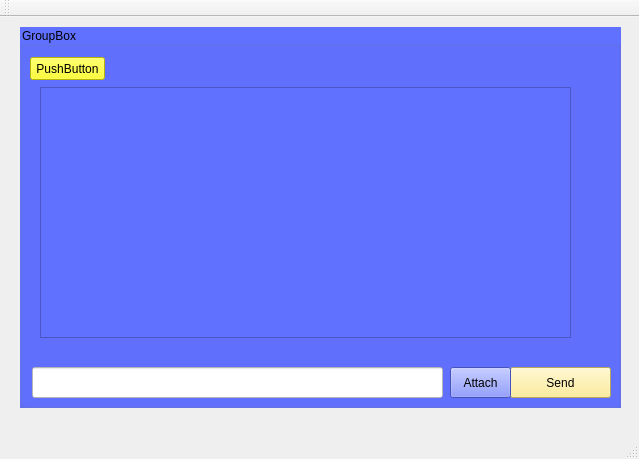
<?xml version="1.0" encoding="UTF-8"?>
<ui version="4.0">
 <class>ChatBox</class>
 <widget class="QMainWindow" name="ChatBox">
  <property name="geometry">
   <rect>
    <x>0</x>
    <y>0</y>
    <width>639</width>
    <height>459</height>
   </rect>
  </property>
  <property name="windowTitle">
   <string>MainWindow</string>
  </property>
  <widget class="QWidget" name="centralWidget">
   <widget class="QGroupBox" name="groupBox">
    <property name="geometry">
     <rect>
      <x>20</x>
      <y>10</y>
      <width>601</width>
      <height>381</height>
     </rect>
    </property>
    <property name="styleSheet">
     <string notr="true">background-color:rgb(97, 113, 255)</string>
    </property>
    <property name="title">
     <string>GroupBox</string>
    </property>
    <widget class="QLineEdit" name="lineEdit">
     <property name="geometry">
      <rect>
       <x>12</x>
       <y>340</y>
       <width>411</width>
       <height>31</height>
      </rect>
     </property>
     <property name="styleSheet">
      <string notr="true">background-color: rgb(255, 255, 255)</string>
     </property>
    </widget>
    <widget class="QPushButton" name="pushButton">
     <property name="geometry">
      <rect>
       <x>490</x>
       <y>340</y>
       <width>101</width>
       <height>31</height>
      </rect>
     </property>
     <property name="styleSheet">
      <string notr="true">background-color : rgb(255, 234, 129)</string>
     </property>
     <property name="text">
      <string>Send</string>
     </property>
    </widget>
    <widget class="QPushButton" name="pushButton_3">
     <property name="geometry">
      <rect>
       <x>10</x>
       <y>30</y>
       <width>75</width>
       <height>23</height>
      </rect>
     </property>
     <property name="styleSheet">
      <string notr="true">background-color: rgb(255, 255, 0)</string>
     </property>
     <property name="text">
      <string>PushButton</string>
     </property>
    </widget>
    <widget class="QPushButton" name="file_attach">
     <property name="geometry">
      <rect>
       <x>430</x>
       <y>340</y>
       <width>61</width>
       <height>31</height>
      </rect>
     </property>
     <property name="text">
      <string>Attach</string>
     </property>
    </widget>
    <widget class="QTextBrowser" name="textBrowser">
     <property name="geometry">
      <rect>
       <x>20</x>
       <y>60</y>
       <width>531</width>
       <height>251</height>
      </rect>
     </property>
    </widget>
   </widget>
  </widget>
  <widget class="QMenuBar" name="menuBar">
   <property name="geometry">
    <rect>
     <x>0</x>
     <y>0</y>
     <width>639</width>
     <height>21</height>
    </rect>
   </property>
  </widget>
  <widget class="QToolBar" name="mainToolBar">
   <attribute name="toolBarArea">
    <enum>TopToolBarArea</enum>
   </attribute>
   <attribute name="toolBarBreak">
    <bool>false</bool>
   </attribute>
  </widget>
  <widget class="QStatusBar" name="statusBar"/>
 </widget>
 <layoutdefault spacing="6" margin="11"/>
 <resources/>
 <connections/>
</ui>
